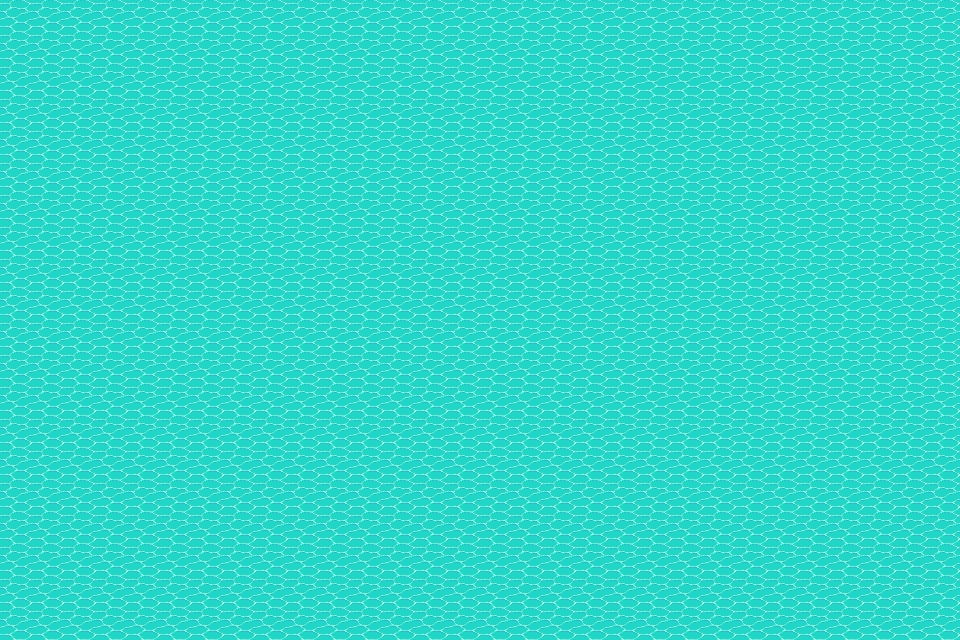

Tiled map render using the project's own tile images. Description and the map definition, with tile-layer contents summarised, below:
An orthogonal 30x20 tile map with 32x32 px tiles, 1 tile layer (Water).

<map version="1.10" tiledversion="1.11.2" orientation="orthogonal" renderorder="right-down" width="30" height="20" tilewidth="32" tileheight="32" infinite="0" nextlayerid="7" nextobjectid="1">
 <tileset firstgid="1" source="water_and_island_tiles_v2.tsx" />
 <layer id="6" name="Water" width="30" height="20">
  <data>[600 cells, 600 non-empty, 1 distinct tile ids]</data>
 </layer>
</map>
